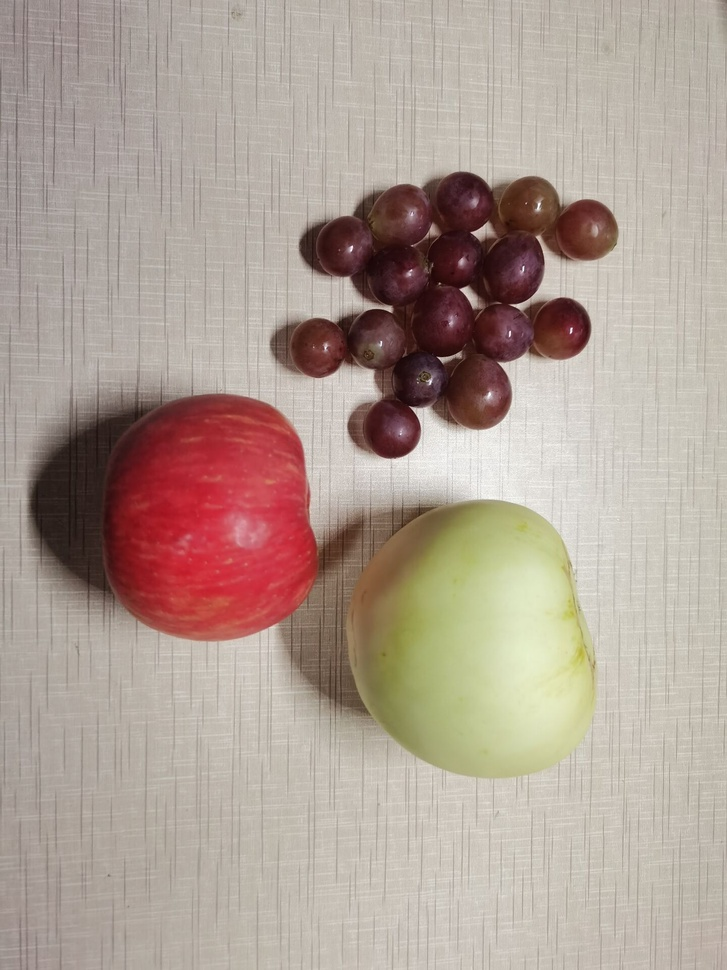
#> input picture img1.jpg, 727 x 970 px, shrunk from 1440 x 1920 before the run
$ python Generatedataset.py
#> lines starting #> are read from the running program, lines starting #| are printed output that depends on the picture
import os
from PIL import Image

def sample_image(image_path, save_folder, window_size=36):
    # 打开图片
#> called with image_path = 'img1.jpg', save_folder = 'Generatedataset', window_size = 36
    img = Image.open(image_path)
#> img is the input picture: PIL image 727x970 RGB; mean R, G, B 175.2, 158.9, 148.5
    width, height = img.size
#> width = 727; height = 970

    # 创建保存文件夹
    if not os.path.exists(save_folder):
        os.makedirs(save_folder)

    # 初始化计数器
    count = 0
    stride = window_size * 1  # 设置步长为窗口大小的3倍

    # 遍历图片并采样
    for y in range(0, height - window_size + 1, stride):
        for x in range(0, width - window_size + 1, stride):
            # 裁剪图像
            box = (x, y, x + window_size, y + window_size)
            cropped_img = img.crop(box)

            # 保存图片
            save_path = os.path.join(save_folder, f"{count}.png")
            cropped_img.save(save_path)

            # 增加计数器
            count += 1
#> this loop made 26 passes
#> pass 1, in sample_image, `cropped_img.save(save_path)`:
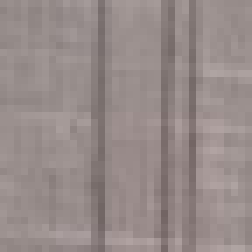
#> saved as 0.png: PIL image 36x36 RGB (shown 7 times larger); mean R, G, B 150.8, 139.3, 137.6
#> pass 1, in sample_image, `cropped_img.save(save_path)`:
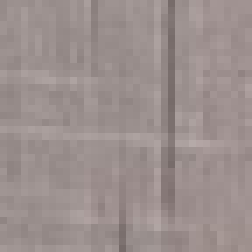
#> saved as 1.png: PIL image 36x36 RGB (shown 7 times larger); mean R, G, B 155.7, 143.8, 142
#> pass 1, in sample_image, `cropped_img.save(save_path)`:
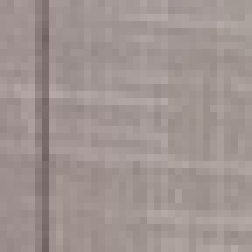
#> saved as 2.png: PIL image 36x36 RGB (shown 7 times larger); mean R, G, B 160.2, 148.2, 145.7
#> pass 1, in sample_image, `cropped_img.save(save_path)`:
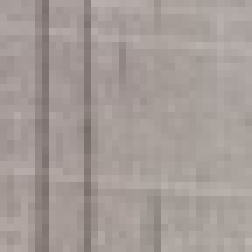
#> saved as 3.png: PIL image 36x36 RGB (shown 7 times larger); mean R, G, B 164.9, 155.5, 151.6
#> after the loop:
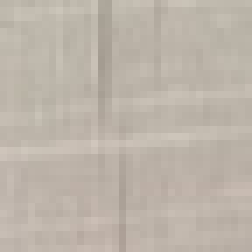
#> cropped_img: PIL image 36x36 RGB (shown 7 times larger); mean R, G, B 189, 180.3, 169.7
#> after the loop, count = 520

    print(f"Saved {count} images.")
#| Saved 520 images.

# 使用示例
image_path = "img1.jpg"  # 输入图片路径
save_folder = "Generatedataset"  # 保存采样图片的文件夹

sample_image(image_path, save_folder)

$ run again, with img2.jpg copied over img1.jpg
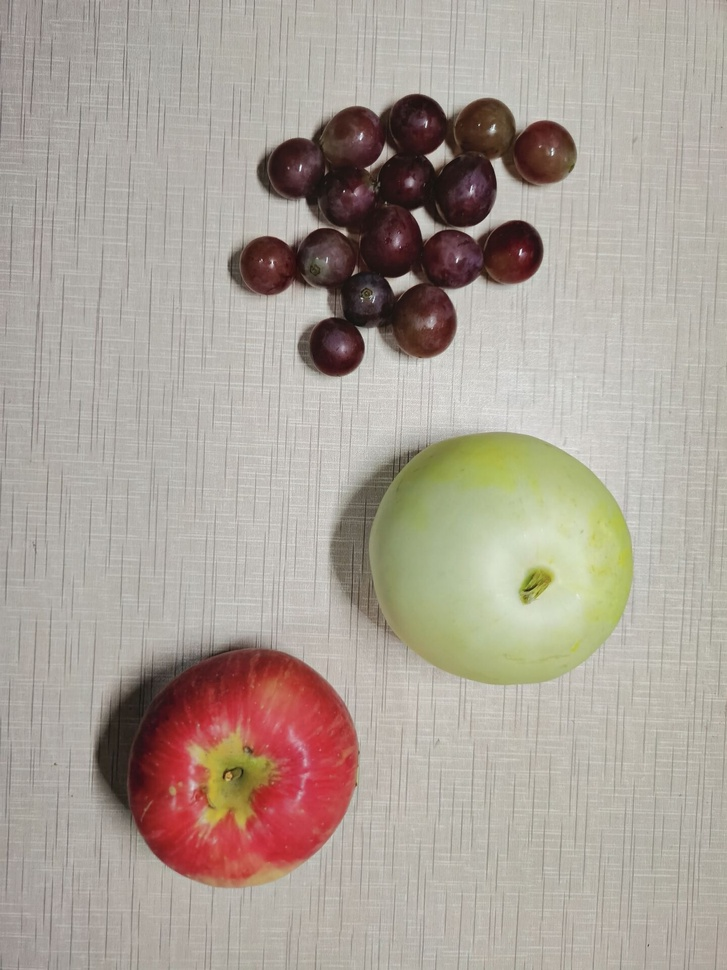
#> input picture img2.jpg, 727 x 970 px, shrunk from 1440 x 1920 before the run
#> in sample_image, img is the input picture: PIL image 727x970 RGB; mean R, G, B 170.9, 160.9, 151.1
#> the loop in sample_image, `for y in range(0, height - window_size + 1, stride):` made 26 passes
#> pass 1, in sample_image, `cropped_img.save(save_path)`:
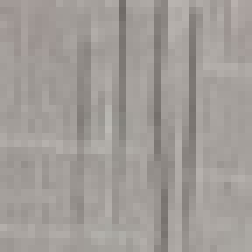
#> saved as 2.png: PIL image 36x36 RGB (shown 7 times larger); mean R, G, B 161, 156, 152
#> after the loop in sample_image, `for y in range(0, height - window_size + 1, stride):`:
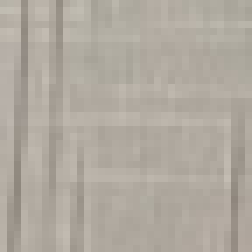
#> cropped_img: PIL image 36x36 RGB (shown 7 times larger); mean R, G, B 176, 169.4, 159.4
#> after the loop in sample_image, `for y in range(0, height - window_size + 1, stride):`: count = 520
#| Saved 520 images.

$ run again, with img3.jpg copied over img1.jpg
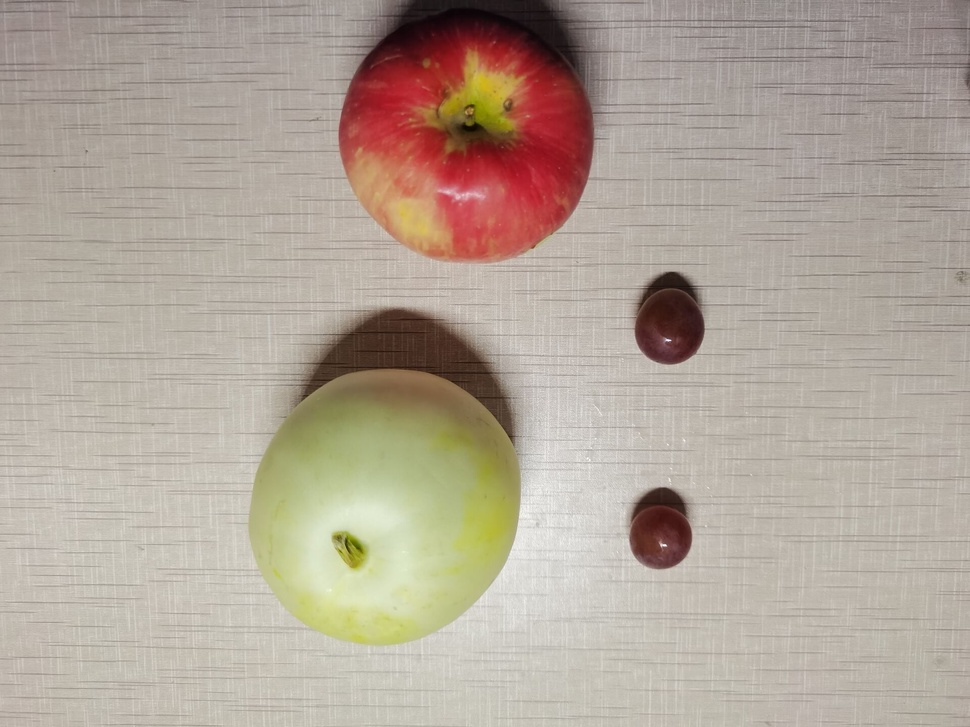
#> input picture img3.jpg, 970 x 727 px, shrunk from 1920 x 1440 before the run
#> in sample_image, img is the input picture: PIL image 970x727 RGB; mean R, G, B 177.7, 165.2, 152.5
#> the loop in sample_image, `for y in range(0, height - window_size + 1, stride):` made 20 passes
#> pass 1, in sample_image, `cropped_img.save(save_path)`:
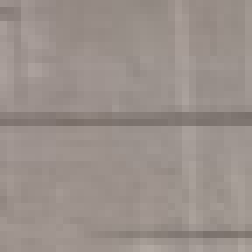
#> saved as 2.png: PIL image 36x36 RGB (shown 7 times larger); mean R, G, B 154.5, 144.4, 138.8
#> after the loop in sample_image, `for y in range(0, height - window_size + 1, stride):`:
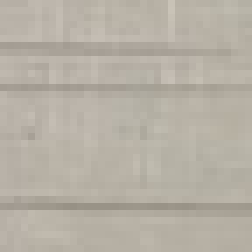
#> cropped_img: PIL image 36x36 RGB (shown 7 times larger); mean R, G, B 182.2, 176.1, 164.8
#> after the loop in sample_image, `for y in range(0, height - window_size + 1, stride):`: count = 520
#| Saved 520 images.
